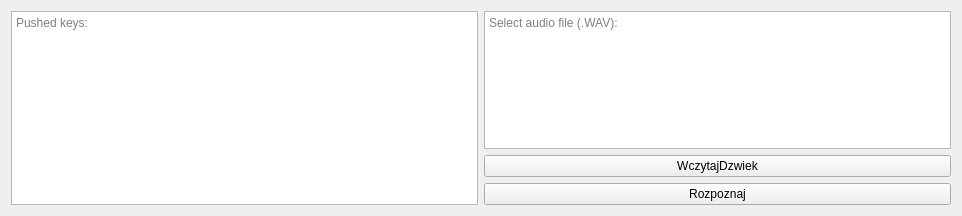
<?xml version="1.0" encoding="UTF-8"?>
<ui version="4.0">
 <class>Form</class>
 <widget class="QWidget" name="Form">
  <property name="geometry">
   <rect>
    <x>0</x>
    <y>0</y>
    <width>962</width>
    <height>216</height>
   </rect>
  </property>
  <property name="maximumSize">
   <size>
    <width>80000</width>
    <height>16777215</height>
   </size>
  </property>
  <layout class="QVBoxLayout" name="verticalLayout_4">
   <item>
    <layout class="QHBoxLayout">
     <item>
      <layout class="QVBoxLayout" name="verticalLayout_2">
       <item>
        <widget class="QTextEdit" name="txt_harmonic">
         <property name="readOnly">
          <bool>true</bool>
         </property>
         <property name="placeholderText">
          <string>Pushed keys:</string>
         </property>
        </widget>
       </item>
      </layout>
     </item>
     <item>
      <layout class="QVBoxLayout" name="verticalLayout_5">
       <item>
        <widget class="QTextEdit" name="le_filePath">
         <property name="readOnly">
          <bool>true</bool>
         </property>
         <property name="placeholderText">
          <string>Select audio file (.WAV):</string>
         </property>
        </widget>
       </item>
       <item>
        <widget class="QPushButton" name="btn_load">
         <property name="text">
          <string>WczytajDzwiek</string>
         </property>
         <property name="checkable">
          <bool>false</bool>
         </property>
         <property name="autoDefault">
          <bool>false</bool>
         </property>
         <property name="default">
          <bool>false</bool>
         </property>
         <property name="flat">
          <bool>false</bool>
         </property>
        </widget>
       </item>
       <item>
        <widget class="QPushButton" name="btn_recognize">
         <property name="text">
          <string>Rozpoznaj</string>
         </property>
        </widget>
       </item>
      </layout>
     </item>
     <item>
      <layout class="QVBoxLayout" name="verticalLayout"/>
     </item>
    </layout>
   </item>
   <item>
    <layout class="QVBoxLayout" name="img_layout"/>
   </item>
  </layout>
 </widget>
 <resources/>
 <connections/>
</ui>
